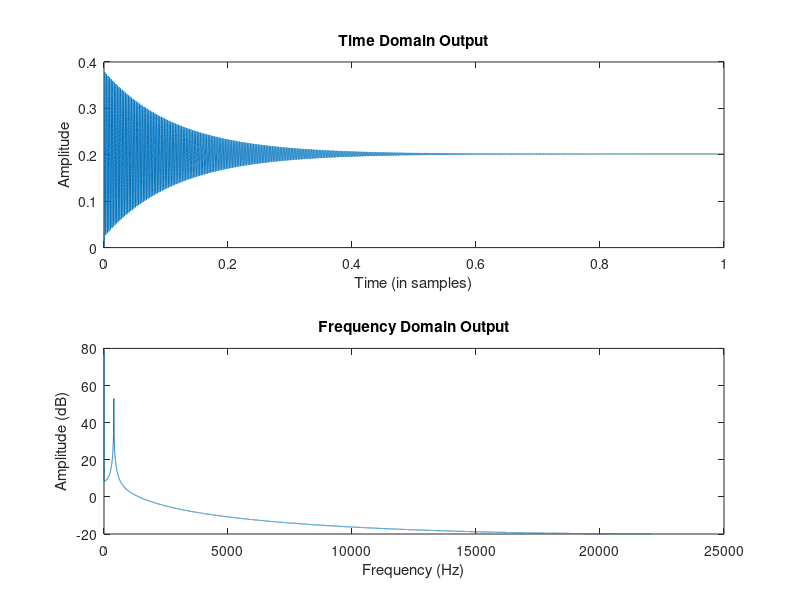

Reproduce this figure in MATLAB.
%% initialization
clear all, close all, clc;

% choose either 0 or nonzero to switch from an audio file to an impulse
inputType = 1;

switch inputType
    case 0
        try
            [x, Fs] = audioread('TestGuitarPhraseMono.wav');
            N = length(x);
        catch
            disp('Could not read audio file');
            return;
        end
    otherwise
        Fs = 44100;
        N = 1 * Fs;%1 second of impulse
        t = (0:N-1)';
        x = cos(2*pi*100*t);
end


f0 = 400; %cutoff frequency in Hz
w0 = 2 * pi * f0 / Fs; %angular frequency
%corrected angular frequency
g = 0.9892 * w0 - 0.4342 * w0^2 + 0.1381 * w0^3 - 0.0202 * w0^4;

r = 0.99;%resonance between 0 and 1

out = zeros(size(x)); % output vector

%% main loop
w = zeros(5,1); % state vector
w1 = zeros(5,1); % past state vector

b0 = g / 1.3; %feedforward
b1 = 0.3 / 1.3 * g; %feedforward
a1 = (1 - g); %feedback
for n = 1 : N
    w(1) = x(n) - 4 * r * w1(5);
    
    w(2) = b0 * w(1) + b1 * w1(1) + a1 * w1(2);
    w(3) = b0 * w(2) + b1 * w1(2) + a1 * w1(3);
    w(4) = b0 * w(3) + b1 * w1(3) + a1 * w1(4);
    w(5) = b0 * w(4) + b1 * w1(4) + a1 * w1(5);
    out(n) = w(5);
    w1 = w;
end

%% plots

subplot(2, 1, 1);
plot(linspace(0, N/Fs, N),out);
title('Time Domain Output');
xlabel('Time (in samples)');
ylabel('Amplitude');


subplot(2,1,2);
freqBins = linspace(0, Fs, N);
freqBins = freqBins(1:length(freqBins)/2); %go up to Nyquist
outF = fft(out);
outF = outF(1:length(outF)/2); %go up to Nyquist
plot(freqBins,20*log10(abs(outF)));
title('Frequency Domain Output');
xlabel('Frequency (Hz)');
ylabel('Amplitude (dB)');

soundsc(out,Fs);